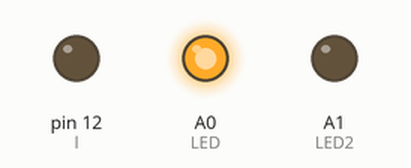
This sketch was run on a simulated Arduino Uno, built with avr-gcc and run on an emulated ATmega328P. On the bench: output pins drawn as LEDs (lit = HIGH).

Above: at 2.5 s.
At 7.5 s:
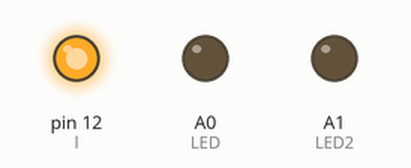
At 12.5 s:
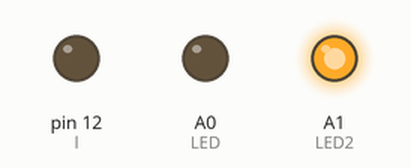
Timing chart, 0 to 19.5 s (numbered marks = the images above):
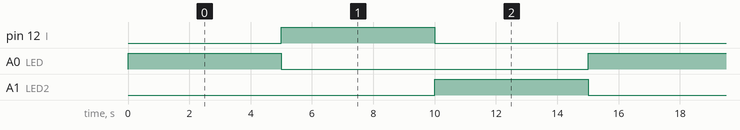

Measured:
- by itself, pin 12 (l), A0 (LED), A1 (LED2): alternates HIGH for 5.0 s and LOW for 10.0 s
- by itself, everything shown: repeats every 15.0 s, in 3 steps

The sketch:

TrafficLight.ino
```cpp
int LED =  A0;
int l = 12;
int LED2 = A1;

void setup(){
  pinMode(LED,OUTPUT);
  pinMode(l,OUTPUT);
  pinMode(LED2,OUTPUT);
}

  void loop(){
  digitalWrite(LED,HIGH);
  digitalWrite(LED2,LOW);
  digitalWrite(l,LOW);
    delay(5000);

  digitalWrite(l,HIGH);
  digitalWrite(LED,LOW);
  digitalWrite(LED2,LOW);
    delay(5000);

   digitalWrite(LED2,HIGH);
   digitalWrite(l,LOW);
   digitalWrite(LED,LOW);
     delay(5000);

  }
```
